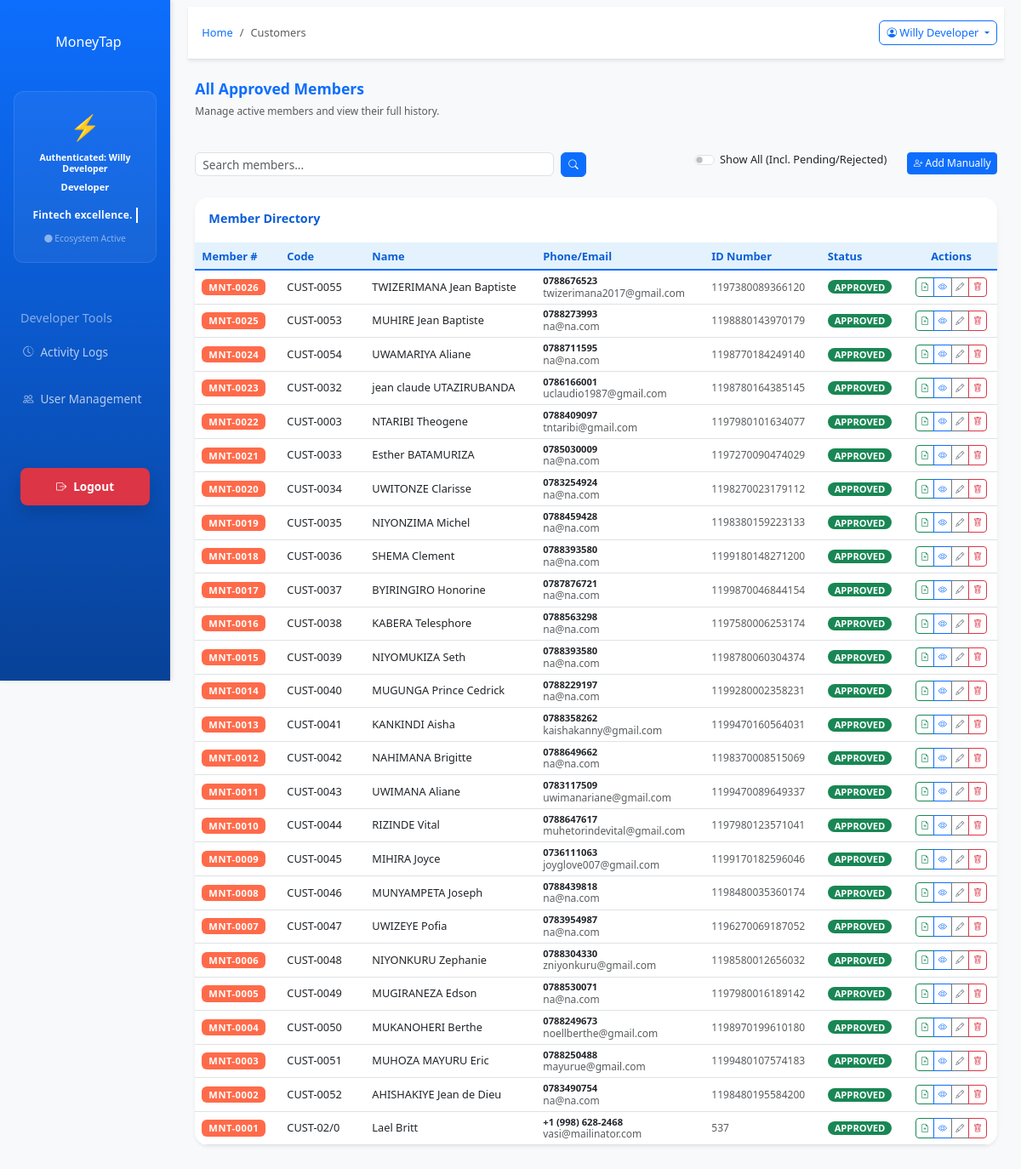
The page /app.moneytap/index.php?page=customers (signed in) on the database its author committed.
### tables this page shows
CREATE TABLE `customers` (
  `customer_id` int(11) NOT NULL,
  `customer_code` varchar(50) NOT NULL,
  `customer_name` varchar(255) NOT NULL,
  `birth_place` text,
  `id_number` varchar(50) NOT NULL,
  `account_number` varchar(50) DEFAULT NULL,
  `occupation` varchar(100) DEFAULT NULL,
  `gender` enum('Male','Female','Other') DEFAULT 'Male',
  `date_of_birth` date DEFAULT NULL,
  `phone` varchar(20) NOT NULL,
  `email` varchar(120) DEFAULT NULL,
  `organization` varchar(150) DEFAULT 'gracelending',
  `father_name` varchar(150) DEFAULT NULL,
  `mother_name` varchar(150) DEFAULT NULL,
  `marriage_type` enum('Single','Married','Divorced') DEFAULT 'Single',
  `spouse` varchar(150) DEFAULT NULL,
  `spouse_id` varchar(50) DEFAULT NULL,
  `spouse_occupation` varchar(100) DEFAULT NULL,
  `spouse_phone` varchar(20) DEFAULT NULL,
  `address` text,
  `location` text,
  `project` varchar(150) DEFAULT NULL,
  `project_location` varchar(150) DEFAULT NULL,
  `caution_location` varchar(150) DEFAULT NULL,
  `loan_type` varchar(50) DEFAULT NULL,
  `requested_amount` decimal(15,2) DEFAULT '0.00',
  `loan_duration` int(11) DEFAULT '0',
  `province` varchar(100) DEFAULT NULL,
  `district` varchar(100) DEFAULT NULL,
  `sector` varchar(100) DEFAULT NULL,
  `cell` varchar(100) DEFAULT NULL,
  `village` varchar(100) DEFAULT NULL,
  `created_by` varchar(100) DEFAULT 'admin',
  `created_at` datetime DEFAULT CURRENT_TIMESTAMP,
  `updated_at` datetime DEFAULT CURRENT_TIMESTAMP ON UPDATE CURRENT_TIMESTAMP,
  `is_active` tinyint(1) DEFAULT '1',
  `status` varchar(50) DEFAULT 'Approved',
  `doc_id` varchar(255) DEFAULT NULL COMMENT 'National ID Path',
  `doc_contract` varchar(255) DEFAULT NULL COMMENT 'Work Contract Path',
  `doc_statement` varchar(255) DEFAULT NULL COMMENT 'Bank Statement Path',
  `doc_payslip` varchar(255) DEFAULT NULL COMMENT 'Payslip Path',
  `doc_marital` varchar(255) DEFAULT NULL COMMENT 'Marital Status Cert Path',
  `doc_rdb` varchar(255) DEFAULT NULL COMMENT 'RDB Certificate Path',
  `has_guarantor` enum('Yes','No') DEFAULT 'No',
  `guarantor_name` varchar(150) DEFAULT NULL,
  `guarantor_id` varchar(50) DEFAULT NULL,
  `guarantor_phone` varchar(20) DEFAULT NULL,
  `guarantor_occupation` varchar(100) DEFAULT NULL,
  `tin_number` varchar(20) DEFAULT NULL,
  `risk_rating` varchar(50) DEFAULT NULL,
  `current_balance` decimal(15,2) DEFAULT '0.00',
  `total_loans` decimal(15,2) DEFAULT '0.00',
  `total_paid` decimal(15,2) DEFAULT '0.00',
  `rejection_reason` text,
  `correction_fields` text,
  `admin_note` text,
  `client_resubmitted` tinyint(1) DEFAULT '0',
  `resubmitted_fields` text,
  `total_disbursed` decimal(15,2) NOT NULL DEFAULT '0.00',
  `total_outstanding` decimal(15,2) NOT NULL DEFAULT '0.00',
  `last_loan_date` date DEFAULT NULL,
  `record_date` datetime NOT NULL DEFAULT CURRENT_TIMESTAMP,
  `collateral_type` enum('Movable','Immovable') DEFAULT NULL,
  `collateral_sub_type` varchar(50) DEFAULT NULL,
  `upi_location` varchar(100) DEFAULT NULL,
  `square_mtrs` varchar(50) DEFAULT NULL,
  `doc_loan_clearance` varchar(255) DEFAULT NULL,
  `doc_power_of_attorney` varchar(255) DEFAULT NULL,
  `doc_guarantor_letter` varchar(255) DEFAULT NULL
);

### app.moneytap/modules/customers.php (the view, shortened to what this page needs)
<?php
require_once __DIR__ . '/../includes/approval_helper.php';
$conn = getConnection();
$search = isset($_GET['search']) ? trim($_GET['search']) : '';
$show_inactive = isset($_GET['show_inactive']) && $_GET['show_inactive'] == '1';
$query = "SELECT * FROM customers";
$params = [];
$types = "";
$where_clauses = [];
if (!$show_inactive) {
    $where_clauses[] = "status = 'Approved'";
}
if (!empty($where_clauses)) {
    $query .= " WHERE " . implode(" AND ", $where_clauses);
}
$query .= " ORDER BY record_date desc";
if (!empty($params)) {
    $stmt = $conn->prepare($query);
    if ($stmt) {
        $stmt->bind_param($types, ...$params);
        $stmt->execute();
        $result = $stmt->get_result();
    } else {
        $error_message = "Search failed: " . $conn->error;
        $result = false;
    }
} else {
    $result = $conn->query($query);
}
$customers_array = [];
if ($result) {
    while ($row = $result->fetch_assoc()) {
        $customers_array[] = $row;
    }
}
$total = count($customers_array);
?>
<div class="row mb-4">
    <div class="col-12">
        <h2 class="h4 fw-bold text-primary">All Approved Members</h2>
        <p class="text-muted">Manage active members and view their full history.</p>
    </div>
</div>
<div class="row mb-4">
    <div class="col-md-6">
        <form method="GET" action="" class="d-flex">
            <input type="text" class="form-control me-2" name="search" placeholder="Search members..." value="<?php echo htmlspecialchars($search); ?>">
            <button type="submit" class="btn btn-primary"><i class="bi bi-search"></i></button>
        </form>
    </div>
    <div class="col-md-6 text-end">
        <div class="d-flex gap-2 justify-content-end align-items-center">
            <div class="form-check form-switch me-3">
                <input class="form-check-input" type="checkbox" id="showInactiveToggle"
                       <?php echo $show_inactive ? 'checked' : ''; ?>
                       onchange="toggleInactiveCustomers(this)">
                <label class="form-check-label small" for="showInactiveToggle">Show All (Incl. Pending/Rejected)</label>
            </div>
            <a href="?page=add_customer" class="btn btn-primary btn-sm">
                <i class="bi bi-person-plus"></i> Add Manually
            </a>
        </div>
    </div>
</div>
<div class="row">
    <div class="col-12">
        <div class="card border-0 shadow-sm rounded-4 overflow-hidden">
            <div class="card-header bg-white py-3">
                <h6 class="mb-0 fw-bold">Member Directory</h6>
            </div>
            <div class="card-body p-0">
                <div class="table-responsive">
                    <table class="table table-hover align-middle mb-0">
                        <thead class="bg-light">
                            <tr>
                                <th style="width:100px;">Member #</th>
                                <th style="width:100px;">Code</th>
                                <th>Name</th>
                                <th>Phone/Email</th>
                                <th>ID Number</th>
                                <th>Status</th>
                                <th class="text-center pe-4">Actions</th>
                            </tr>
                        </thead>
                        <tbody>
                            <?php if (!empty($customers_array)): ?>
                                <?php foreach ($customers_array as $index => $customer): ?>
                                <?php
                                    $mnt_number = $total - $index;
                                    $mnt_label  = 'MNT-' . str_pad($mnt_number, 4, '0', STR_PAD_LEFT);
                                ?>
                                <tr>
                                    <td>
                                        <span class="badge mnt-badge px-2 py-1 fw-bold"><?php echo $mnt_label; ?></span>
                                    </td>
                                    <td><?php echo htmlspecialchars($customer['customer_code']); ?></td>
                                    <td><?php echo htmlspecialchars($customer['customer_name']); ?></td>
                                    <td>
                                        <div class="small fw-bold"><?php echo htmlspecialchars($customer['phone']); ?></div>
                                        <div class="text-muted x-small"><?php echo htmlspecialchars($customer['email']); ?></div>
                                    </td>
                                    <td class="small text-muted"><?php echo htmlspecialchars($customer['id_number']); ?></td>
                                    <td>
                                        <?php
                                        $status = $customer['status'];
                                        $badge = 'bg-success';
                                        ?>
                                        <span class="badge <?php echo $badge; ?> px-2"><?php echo strtoupper($status); ?></span>
                                    </td>
                                    <td class="text-center pe-4">
                                        <div class="btn-group btn-group-sm">
                                            <a href="?page=add_loan_request&cid=<?php echo $customer['customer_id']; ?>" class="btn btn-outline-success" title="New Loan Request"><i class="bi bi-file-earmark-plus"></i></a>
                                            <a href="?page=view_customer&id=<?php echo $customer['customer_id']; ?>" class="btn btn-outline-primary" title="View Profile"><i class="bi bi-eye"></i></a>
                                            <a href="?page=edit_customer&id=<?php echo $customer['customer_id']; ?>" class="btn btn-outline-secondary" title="Edit"><i class="bi bi-pencil"></i></a>
                                            <button type="button" class="btn btn-outline-danger" onclick="confirmDelete(<?php echo $customer['customer_id']; ?>, '<?php echo addslashes($customer['customer_name']); ?>')"><i class="bi bi-trash"></i></button>
                                        </div>
                                    </td>
                                </tr>
                                <?php endforeach; ?>
                            <?php else: ?>
                                <tr><td colspan="7" class="text-center py-5 text-muted">No approved members found.</td></tr>
                            <?php endif; ?>
                        </tbody>
                    </table>
                </div>
            </div>
        </div>
    </div>
</div>

### app.moneytap/assets/css/style.css (style rules this page uses)
:root { --primary-blue: #0d6efd; --light-blue: #e3f2fd; --dark-blue: #0b5ed7; --white: #ffffff; --light-gray: #f8f9fa; --gray: #6c757d; --dark-gray: #343a40; }
body { background-color: #f8f9fa; font-family: 'Segoe UI', Tahoma, Geneva, Verdana, sans-serif; }
.card { border: none; border-radius: 10px; box-shadow: 0 4px 6px rgba(0, 0, 0, 0.05); transition: transform 0.3s, box-shadow 0.3s; }
.card-header { background-color: var(--white); border-bottom: 2px solid var(--light-blue); font-weight: 600; color: var(--dark-blue); }
.table { background-color: var(--white); }
.table thead th { background-color: var(--light-blue); border-bottom: 2px solid var(--primary-blue); color: var(--dark-blue); font-weight: 600; }
.btn-primary { background-color: var(--primary-blue); border-color: var(--primary-blue); }
.btn-outline-primary { color: var(--primary-blue); border-color: var(--primary-blue); }

### app.moneytap/index.php (style rules this page uses)
body { font-size: 12px !important; overflow-x: hidden; }
.card { margin-bottom: 0.5rem !important; }
.card-header { padding: 0.5rem 1rem !important; }
.card-body { padding: 0.75rem !important; }
.card-title, .card-header h5, .card-header h6 { font-size: 0.9rem !important; margin-bottom: 0.25rem !important; }
.table { font-size: 0.8rem !important; }
.table th, .table td { padding: 0.3rem 0.5rem !important; }
.form-control, .form-select { font-size: 0.85rem !important; padding: 0.25rem 0.5rem !important; height: calc(1.5em + 0.5rem) !important; }
.btn { font-size: 0.8rem !important; padding: 0.25rem 0.5rem !important; }
.btn-sm { font-size: 0.75rem !important; padding: 0.2rem 0.4rem !important; }
.badge { font-size: 0.7rem !important; padding: 0.15rem 0.35rem !important; }
h2, .h2 { font-size: 1.3rem !important; }
h4, .h4 { font-size: 1.1rem !important; }
h6, .h6 { font-size: 0.9rem !important; }
.mb-4 { margin-bottom: 1rem !important; }
.py-1 { padding-top: 0.25rem !important; padding-bottom: 0.25rem !important; }
.py-3 { padding-top: 0.75rem !important; padding-bottom: 0.75rem !important; }
.px-2 { padding-left: 0.5rem !important; padding-right: 0.5rem !important; }
.btn-group-sm > .btn { font-size: 0.7rem !important; padding: 0.15rem 0.3rem !important; }
.gap-2 { gap: 0.5rem !important; }
.text-muted { font-size: 0.75rem !important; }
h1, h2, h3, h4, h5, h6 { line-height: 1.2 !important; }
p, .form-label, .small { line-height: 1.3 !important; }
.table-hover tbody tr { line-height: 1.2 !important; }
.bi { font-size: 0.9em !important; }
.form-check-label { font-size: 0.8rem !important; }
.row { margin-bottom: 0.25rem !important; }

### app.moneytap/modules/customers.php (style rules this page uses)
.x-small { font-size: 11px; }
.card { border-radius: 1rem; }
.badge { border-radius: 2rem; }
.mnt-badge { background-color: #FF6B4A; color: #ffffff; font-size: 11px; letter-spacing: 0.5px; border-radius: 6px !important; }

### rows shown on the page
customers: mnt_label "MNT-0026", customer_code "CUST-0055", customer_name "TWIZERIMANA Jean Baptiste", phone "0788676523", email "twizerimana2017@gmail.com", id_number "1197380089366120", status "APPROVED"
customers: mnt_label "MNT-0025", customer_code "CUST-0053", customer_name "MUHIRE Jean Baptiste", phone "0788273993", email "na@na.com", id_number "1198880143970179", status "APPROVED"
customers: mnt_label "MNT-0024", customer_code "CUST-0054", customer_name "UWAMARIYA Aliane", phone "0788711595", email "na@na.com", id_number "1198770184249140", status "APPROVED"
customers: mnt_label "MNT-0023", customer_code "CUST-0032", customer_name "jean claude UTAZIRUBANDA", phone "0786166001", email "uclaudio1987@gmail.com", id_number "1198780164385145", status "APPROVED"
customers: mnt_label "MNT-0022", customer_code "CUST-0003", customer_name "NTARIBI Theogene", phone "0788409097", email "tntaribi@gmail.com", id_number "1197980101634077", status "APPROVED"
customers: mnt_label "MNT-0021", customer_code "CUST-0033", customer_name "Esther BATAMURIZA", phone "0785030009", email "na@na.com", id_number "1197270090474029", status "APPROVED"
customers: mnt_label "MNT-0020", customer_code "CUST-0034", customer_name "UWITONZE Clarisse", phone "0783254924", email "na@na.com", id_number "1198270023179112", status "APPROVED"
customers: mnt_label "MNT-0019", customer_code "CUST-0035", customer_name "NIYONZIMA Michel", phone "0788459428", email "na@na.com", id_number "1198380159223133", status "APPROVED"
customers: mnt_label "MNT-0018", customer_code "CUST-0036", customer_name "SHEMA Clement", phone "0788393580", email "na@na.com", id_number "1199180148271200", status "APPROVED"
customers: mnt_label "MNT-0017", customer_code "CUST-0037", customer_name "BYIRINGIRO Honorine", phone "0787876721", email "na@na.com", id_number "1199870046844154", status "APPROVED"
customers: mnt_label "MNT-0016", customer_code "CUST-0038", customer_name "KABERA Telesphore", phone "0788563298", email "na@na.com", id_number "1197580006253174", status "APPROVED"
customers: mnt_label "MNT-0015", customer_code "CUST-0039", customer_name "NIYOMUKIZA Seth", phone "0788393580", email "na@na.com", id_number "1198780060304374", status "APPROVED"
customers: mnt_label "MNT-0014", customer_code "CUST-0040", customer_name "MUGUNGA Prince Cedrick", phone "0788229197", email "na@na.com", id_number "1199280002358231", status "APPROVED"
customers: mnt_label "MNT-0013", customer_code "CUST-0041", customer_name "KANKINDI Aisha", phone "0788358262", email "kaishakanny@gmail.com", id_number "1199470160564031", status "APPROVED"
customers: mnt_label "MNT-0012", customer_code "CUST-0042", customer_name "NAHIMANA Brigitte", phone "0788649662", email "na@na.com", id_number "1198370008515069", status "APPROVED"
customers: mnt_label "MNT-0011", customer_code "CUST-0043", customer_name "UWIMANA Aliane", phone "0783117509", email "uwimanariane@gmail.com", id_number "1199470089649337", status "APPROVED"
customers: mnt_label "MNT-0010", customer_code "CUST-0044", customer_name "RIZINDE Vital", phone "0788647617", email "muhetorindevital@gmail.com", id_number "1197980123571041", status "APPROVED"
customers: mnt_label "MNT-0009", customer_code "CUST-0045", customer_name "MIHIRA Joyce", phone "0736111063", email "joyglove007@gmail.com", id_number "1199170182596046", status "APPROVED"
customers: mnt_label "MNT-0008", customer_code "CUST-0046", customer_name "MUNYAMPETA Joseph", phone "0788439818", email "na@na.com", id_number "1198480035360174", status "APPROVED"
customers: mnt_label "MNT-0007", customer_code "CUST-0047", customer_name "UWIZEYE Pofia", phone "0783954987", email "na@na.com", id_number "1196270069187052", status "APPROVED"
customers: mnt_label "MNT-0006", customer_code "CUST-0048", customer_name "NIYONKURU Zephanie", phone "0788304330", email "zniyonkuru@gmail.com", id_number "1198580012656032", status "APPROVED"
customers: mnt_label "MNT-0005", customer_code "CUST-0049", customer_name "MUGIRANEZA Edson", phone "0788530071", email "na@na.com", id_number "1197980016189142", status "APPROVED"
customers: mnt_label "MNT-0004", customer_code "CUST-0050", customer_name "MUKANOHERI Berthe", phone "0788249673", email "noellberthe@gmail.com", id_number "1198970199610180", status "APPROVED"
customers: mnt_label "MNT-0003", customer_code "CUST-0051", customer_name "MUHOZA MAYURU Eric", phone "0788250488", email "mayurue@gmail.com", id_number "1199480107574183", status "APPROVED"
customers: mnt_label "MNT-0002", customer_code "CUST-0052", customer_name "AHISHAKIYE Jean de Dieu", phone "0783490754", email "na@na.com", id_number "1198480195584200", status "APPROVED"
customers: mnt_label "MNT-0001", customer_code "CUST-02/0", customer_name "Lael Britt", phone "+1 (998) 628-2468", email "vasi@mailinator.com", id_number "537", status "APPROVED"

### other values the page prints
$_SESSION['user_name'] "Willy Developer"
$user_role "Developer"
$page_title "Customers"
